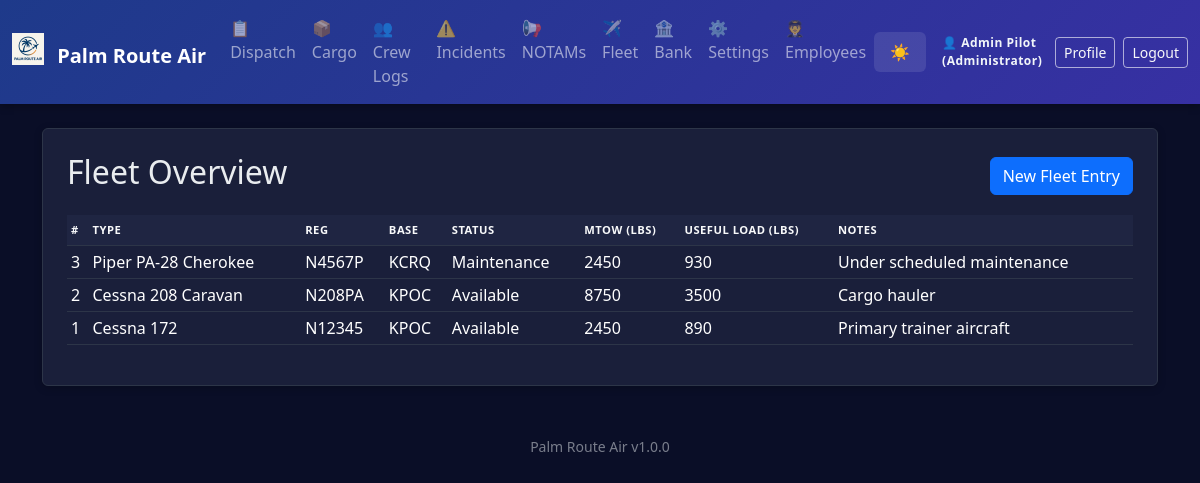
Screenshot of /fleet/history (signed in) with the database file from the repository.
### app.py (models this page shows, shortened)
class AppSettings(db.Model):
    id = db.Column(db.Integer, primary_key=True)
    company_name = db.Column(db.String(100), default='Palm Route Air')
    logo_filename = db.Column(db.String(120))  # stored in static/logos/
    difficulty = db.Column(db.String(20), default='Normal')  # Easy, Normal, Hard, Realistic
    realism_fuel_variance = db.Column(db.Float, default=0.05)  # ±5% revenue jitter
    realism_destination_penalty = db.Column(db.Float, default=0.25)  # 25% penalty for missed destination
    currency_symbol = db.Column(db.String(5), default='$')
    distance_unit = db.Column(db.String(10), default='NM')  # NM or KM
    weight_unit = db.Column(db.String(10), default='lbs')  # lbs or kg
    show_workflow_help = db.Column(db.Integer, default=1)  # 1 = show, 0 = hide

class Employee(db.Model):
    id = db.Column(db.Integer, primary_key=True)
    name = db.Column(db.String(100), nullable=False)
    email = db.Column(db.String(120), unique=True)
    role = db.Column(db.String(50), default='Pilot')
    hire_date = db.Column(db.Date, default=datetime.date.today)
    active = db.Column(db.Integer, default=1)
    password_hash = db.Column(db.String(255))

class FleetEntry(db.Model):
    id = db.Column(db.Integer, primary_key=True)
    aircraft_type = db.Column(db.String(50))
    registration = db.Column(db.String(20))
    base = db.Column(db.String(10))
    status = db.Column(db.String(20))
    max_takeoff_weight = db.Column(db.String(20))
    useful_load = db.Column(db.String(20))
    notes = db.Column(db.Text)

### app.py (the view)
@app.route('/fleet/history')
@login_required
def fleet_history():
    entries = FleetEntry.query.order_by(FleetEntry.id.desc()).all()
    return render_template('fleet_history.html', entries=entries)

### app.py (called while the page is built)
def login_required(f):
    @wraps(f)
    def wrapper(*args, **kwargs):
        if not session.get('employee_id'):
            flash('Login required.', 'error')
            return redirect(url_for('login'))
        return f(*args, **kwargs)
    return wrapper

@app.before_request
def enforce_login_globally():
    public_endpoints = {'login', 'logout', 'static'}
    if request.endpoint in public_endpoints or request.endpoint is None:
        return
    if not session.get('employee_id'):
        return redirect(url_for('login'))

@app.context_processor
def inject_settings():
    try:
        settings = AppSettings.query.first()
        if not settings:
            settings = AppSettings(company_name='Palm Route Air')
    except:
        settings = None
    current_employee = None
    if session.get('employee_id'):
        current_employee = Employee.query.get(session['employee_id'])
    return dict(app_settings=settings, app_version=APP_VERSION, current_employee=current_employee)

### templates/fleet_history.html
{% extends 'base.html' %}
{% block content %}
<div class="p-4 bg-white rounded shadow-sm">
  <div class="d-flex justify-content-between align-items-center mb-3">
    <h2>Fleet Overview</h2>
    <a href="{{ url_for('fleet') }}" class="btn btn-primary">New Fleet Entry</a>
  </div>
  {% if entries %}
  <div class="table-responsive">
    <table class="table table-sm table-hover align-middle">
      <thead class="pra-thead">
        <tr>
          <th>#</th>
          <th>Type</th>
          <th>Reg</th>
          <th>Base</th>
          <th>Status</th>
          <th>MTOW (lbs)</th>
          <th>Useful Load (lbs)</th>
          <th>Notes</th>
        </tr>
      </thead>
      <tbody>
        {% for f in entries %}
        <tr class="clickable-row" onclick="window.location='{{ url_for('fleet_detail', id=f.id) }}'">
          <td>{{ f.id }}</td>
          <td>{{ f.aircraft_type }}</td>
          <td>{{ f.registration }}</td>
          <td>{{ f.base }}</td>
          <td>{{ f.status }}</td>
          <td>{{ f.max_takeoff_weight }}</td>
          <td>{{ f.useful_load }}</td>
          <td style="max-width: 260px; white-space: nowrap; overflow: hidden; text-overflow: ellipsis;">{{ f.notes }}</td>
        </tr>
        {% endfor %}
      </tbody>
    </table>
  </div>
  {% else %}
  <p class="text-muted">No fleet entries saved yet.</p>
  {% endif %}
</div>
{% endblock %}

### templates/base.html (shortened to what this page needs)
<!doctype html>
<html lang="en" data-bs-theme="dark">
  <head>
    <link href="https://cdn.jsdelivr.net/npm/bootstrap@5.3.3/dist/css/bootstrap.min.css" rel="stylesheet">
  </head>
  <body>
    <nav class="navbar navbar-expand-lg navbar-dark mb-4">
      <div class="container-fluid">
        <a class="navbar-brand fw-bold" href="{{ url_for('index') }}">
          {% if app_settings and app_settings.logo_filename %}
            <img src="{{ url_for('static', filename='logos/' + app_settings.logo_filename) }}" height="32" class="me-2" style="vertical-align: -0.125em;" alt="Logo">
          {% endif %}
          {{ app_settings.company_name if app_settings else 'Palm Route Air' }}
        </a>
        <div class="collapse navbar-collapse" id="navbarNav">
          <ul class="navbar-nav me-auto">
            <li class="nav-item"><a class="nav-link" href="{{ url_for('dispatch_history') }}">📋 Dispatch</a></li>
            <li class="nav-item"><a class="nav-link" href="{{ url_for('cargo_history') }}">📦 Cargo</a></li>
            <li class="nav-item"><a class="nav-link" href="{{ url_for('crew_history') }}">👥 Crew Logs</a></li>
            <li class="nav-item"><a class="nav-link" href="{{ url_for('incident_history') }}">⚠️ Incidents</a></li>
            <li class="nav-item"><a class="nav-link" href="{{ url_for('notams_history') }}">📢 NOTAMs</a></li>
            <li class="nav-item"><a class="nav-link" href="{{ url_for('fleet_history') }}">✈️ Fleet</a></li>
            <li class="nav-item"><a class="nav-link" href="{{ url_for('economy_ledger') }}">🏦 Bank</a></li>
            <li class="nav-item"><a class="nav-link" href="{{ url_for('settings') }}">⚙️ Settings</a></li>
            {% if current_employee and current_employee.role in ['Manager','Administrator'] %}
            <li class="nav-item"><a class="nav-link" href="{{ url_for('employees') }}">🧑‍✈️ Employees</a></li>
            {% endif %}
          </ul>
          <button class="theme-toggle text-white" onclick="toggleTheme()" title="Toggle theme">
            <span id="theme-icon">🌙</span>
          </button>
          <div class="ms-3 d-flex align-items-center auth-actions">
            {% if current_employee %}
              <span class="auth-user-text me-2">👤 {{ current_employee.name }} ({{ current_employee.role }})</span>
              <a href="{{ url_for('profile') }}" class="btn btn-outline-light btn-sm me-2" title="View Profile">Profile</a>
              <a href="{{ url_for('logout') }}" class="btn btn-outline-light btn-sm" title="Logout">Logout</a>
            {% else %}
              <a href="{{ url_for('login') }}" class="btn btn-outline-light btn-sm" title="Employee Login">Login</a>
            {% endif %}
          </div>
        </div>
      </div>
    </nav>
    <main class="container mb-5">
      {% block content %}{% endblock %}
    </main>
    <footer class="container text-center pb-3">
      <small class="text-muted">{{ app_settings.company_name if app_settings else 'Palm Route Air' }} {{ app_version }}</small>
    </footer>
  </body>
</html>

### templates/base.html (style rules this page uses)
:root { --pra-primary: #0d6efd; --pra-secondary: #6c757d; --pra-success: #198754; --pra-danger: #dc3545; --pra-warning: #ffc107; --pra-info: #0dcaf0; --pra-thead-bg-light: #e9ecef; --pra-thead-color-light: #212529; --pra-thead-bg-dark: #1f2542; --pra-thead-color-dark: #f8f9fa; }
[data-bs-theme="dark"] { --bs-body-bg: #0a0e27; --bs-body-color: #e9ecef; --bs-card-bg: #1a1f3a; --bs-border-color: #2d3548; --bs-emphasis-color: #ffffff; }
body { background: var(--bs-body-bg); color: var(--bs-body-color); transition: background-color 0.3s ease, color 0.3s ease; }
.bg-white, .bg-light { background-color: var(--bs-card-bg) !important; border-color: var(--bs-border-color); }
.navbar { background: linear-gradient(135deg, #1e3a8a 0%, #3730a3 100%) !important; box-shadow: 0 2px 8px rgba(0,0,0,0.3); }
[data-bs-theme="dark"] .navbar .btn-outline-light { border-color: rgba(255,255,255,0.6) !important; }
.auth-actions .btn { transition: background-color .15s, color .15s; }
.auth-user-text { font-size: .75rem; font-weight: 600; letter-spacing: .5px; }
[data-bs-theme="dark"] .auth-user-text { color: #f1f5f9; }
.card, .shadow-sm, .rounded.shadow-sm { background-color: var(--bs-card-bg); border: 1px solid var(--bs-border-color); box-shadow: 0 2px 8px rgba(0,0,0,0.2) !important; }
.table { --bs-table-bg: transparent; --bs-table-striped-bg: rgba(255,255,255,0.02); --bs-table-hover-bg: rgba(255,255,255,0.04); }
.pra-thead th { font-size: .70rem; text-transform: uppercase; letter-spacing: .5px; font-weight: 600; padding-top: .4rem; padding-bottom: .4rem; border-bottom: 1px solid var(--bs-border-color) !important; }
[data-bs-theme="dark"] .pra-thead th { background-color: var(--pra-thead-bg-dark); color: var(--pra-thead-color-dark); }
.theme-toggle { cursor: pointer; padding: 0.5rem 1rem; border: none; background: rgba(255,255,255,0.1); border-radius: 0.375rem; transition: background 0.2s; }
.clickable-row { cursor: pointer; transition: background-color .15s; }
.text-muted { opacity: 0.7; }

### rows the page displays
AppSettings: logo_filename (picture), company_name "Palm Route Air"
Employee: name "Admin Pilot", role "Administrator"
FleetEntry: id "3", aircraft_type "Piper PA-28 Cherokee", registration "N4567P", base "KCRQ", status "Maintenance", max_takeoff_weight "2450", useful_load "930", notes "Under scheduled maintenance"
FleetEntry: id "2", aircraft_type "Cessna 208 Caravan", registration "N208PA", base "KPOC", status "Available", max_takeoff_weight "8750", useful_load "3500", notes "Cargo hauler"
FleetEntry: id "1", aircraft_type "Cessna 172", registration "N12345", base "KPOC", status "Available", max_takeoff_weight "2450", useful_load "890", notes "Primary trainer aircraft"

### other values shown
{{ app_version }} "v1.0.0"
